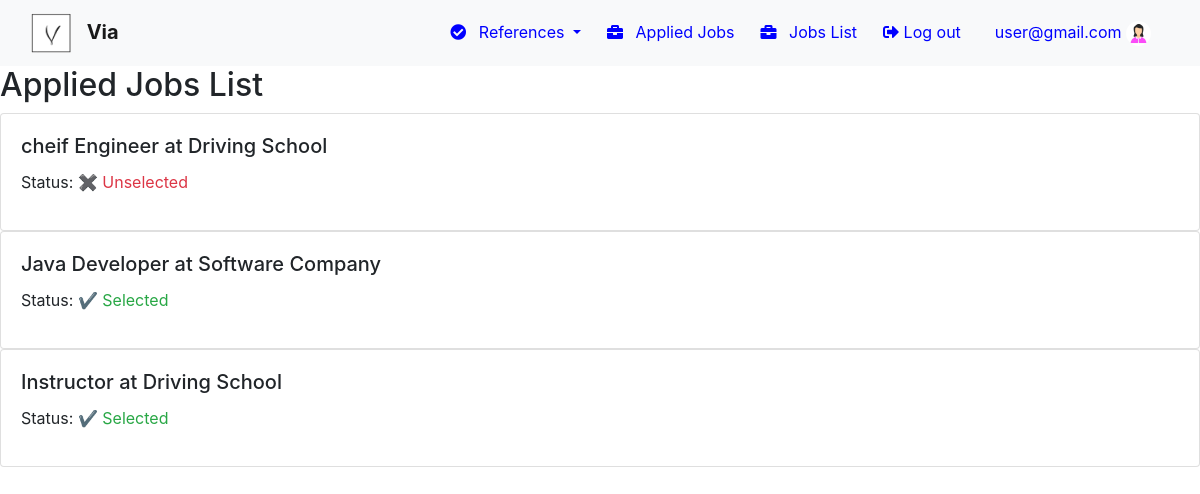
Page /appliedjobs (signed in) on the committed database.
### jobs/models.py (models this page shows, shortened)
class AppliedJobs(models.Model):
    resume = models.FileField(upload_to="media/")
    name = models.CharField(max_length=100)
    GENDER_CHOICES = [
        ('male', 'Male'),
        ('female', 'Female'),
    ]
    gender = models.CharField(max_length=10, choices=GENDER_CHOICES)
    address = models.CharField(max_length=255)
    qualification = models.CharField(max_length=100)
    cgpa = models.FloatField()
    marksheet = models.FileField(upload_to="media/")
    github = models.URLField()
    date_applied = models.DateTimeField(auto_now_add=True)
    candidate = models.ForeignKey(get_user_model(), on_delete=models.CASCADE)
    email=models.CharField(max_length=255)
    position = models.CharField(max_length=255)
    employer = models.CharField(max_length=255)
    company_name = models.CharField(max_length=255)  # Relate to the company
    STATUS_CHOICES = [
        ('selected', 'Selected'),
        ('unselected', 'Unselected'),
        ('pending', 'Pending'),
    ]
    status = models.CharField(max_length=10, choices=STATUS_CHOICES, default='pending')

### jobs/views.py (the view)
# urls.py: path('appliedjobs', appliedjobs, name="appliedjobs"),
def appliedjobs(request):
    applied_jobs = AppliedJobs.objects.filter(candidate=request.user)
    return render(request, 'appliedjobs.html', {'applied_jobs': applied_jobs})

### components/appliedjobs.html
{% extends 'jobbase.html' %}
{% load static %}
{% block child2 %}
<div class="card-container">
    <h2>Applied Jobs List</h2>
    {% if applied_jobs %}
    {% for applied_job in applied_jobs %}
    <div class="card">
        <div class="card-body">
            <h5 class="card-title">{{ applied_job.position }} at {{ applied_job.company_name }}</h5>
            <p>Status:
                {% if applied_job.status == 'selected' %}
                    <span class="text-success">&#10004; Selected</span>
                {% elif applied_job.status == 'unselected' %}
                    <span class="text-danger">&#10006; Unselected</span>
                {% else %}
                    <span class="text-warning">&#9888; Pending</span>
                {% endif %}
            </p>
        </div>
    </div>
    {% endfor %}
    {% else %}
    <p>No applied jobs found.</p>
    {% endif %}
</div>
{% endblock %}

### templates/jobbase.html (shortened to what this page needs)
{% load static %}
<html lang="en">
<head>
    <link href="https://maxcdn.bootstrapcdn.com/bootstrap/4.5.2/css/bootstrap.min.css" rel="stylesheet">
    <link href="https://cdnjs.cloudflare.com/ajax/libs/font-awesome/5.15.3/css/all.min.css" rel="stylesheet">
</head>
<body>
<nav class="navbar navbar-expand-lg navbar-light bg-light navbar-custom">
    <div class="container-fluid">
        <a class="navbar-brand" href="#">
            <img src="{% static 'img.png'%}" alt="">
            <b>Via</b>
        </a>
        <div class="collapse navbar-collapse" id="navbarSupportedContent">
            <ul class="navbar-nav ml-auto">
                 <li class="nav-item dropdown">
                    <a class="nav-link dropdown-toggle" href="#" id="appliedJobsDropdown" data-toggle="dropdown" aria-haspopup="true" aria-expanded="false">
                        <i class="fas fa-check-circle mr-2"></i> References
                    </a>
                </li>
                <li class="nav-item">
    <a class="nav-link "  href="/appliedjobs">
        <i class="fas fa-briefcase mr-2"></i> Applied Jobs
    </a>
</li>
                 <li class="nav-item">
    <a class="nav-link " href="/jobslist">
        <i class="fas fa-briefcase mr-2"></i> Jobs List
    </a>
</li>
                 <li class="nav-item">
                    <a class="nav-link" href="/home">
                        <i class="fas fa-sign-out-alt"></i> Log out
                    </a>
                </li>
                <li class="nav-item">
                    <a class="nav-link" href="/profile">
                        <span class="ml-2">{{ request.user.username }}</span>
                        <img src="{% static 'pro1.jpg' %}" alt="Avatar" style="width: 25px; height: 25px; border-radius: 50%;">
                    </a>
                </li>
            </ul>
        </div>
    </div>
</nav>
{% block child2 %}
{% endblock child2 %}
</body>
</html>

### templates/jobbase.html (style rules this page uses)
.navbar-custom .navbar-nav .nav-link { color: blue; transition: background-color 0.3s; }
.navbar-custom .navbar-brand img { width: 40px; height: auto; margin-right: 10px; }
.navbar-custom .navbar-nav .nav-item { margin-right: 10px; }

### rows in the picture
AppliedJobs: position "cheif Engineer", company_name "Driving School", status "✖ Unselected"
AppliedJobs: position "Java Developer", company_name "Software Company", status "✔ Selected"
AppliedJobs: position "Instructor", company_name "Driving School", status "✔ Selected"

### other values in the picture
{{ request.user.username }} "user@gmail.com"
